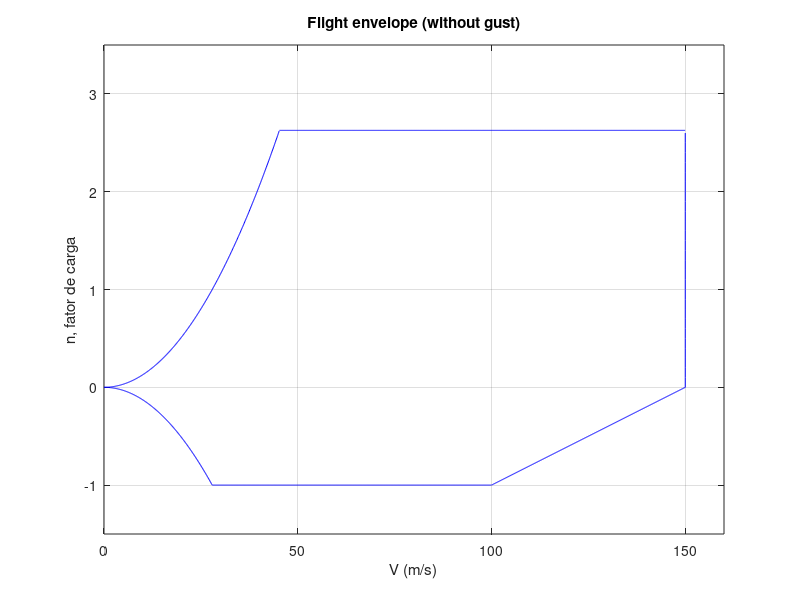
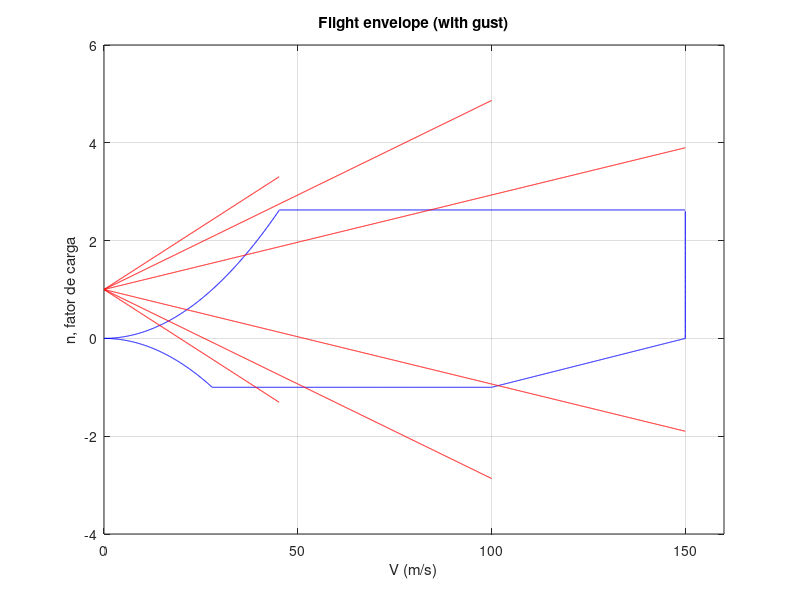

Here is the MATLAB script that generated these plots, in order:
Mtom = 3621.2;
Clmax = 1.7;
rho = 0.9569;
V_C = 100;
S = 56; % aproximação para tandem wing usada no json
lift_slope = 5.4557;
chord = 2;
n_max = 2.1 + (24000/(10000 + Mtom*9.81)); %
n_min = -1; %

V_A = sqrt(2*n_max*Mtom*9.81/S/rho/Clmax)
V_G = sqrt(2*abs(n_min)*Mtom*9.81/S/rho/Clmax)
V_D = 1.5*V_C

V = 0:0.1:V_A;
parab1 = 0.5*rho*S*Clmax*V.^2/Mtom/9.81;
V2 = 0:0.1:V_G;
parab2 = -0.5*rho*S*Clmax*V2.^2/Mtom/9.81;
V3 = V_A:0.1:V_D;
cte1 = 0*V3 + n_max;
V4 = V_G:0.1:V_C;
cte2 = 0*V4 + n_min;
N = 0:0.1:n_max;
VD = 0*N + V_D;
V5 = V_C:0.1:V_D;
reta = -(n_min/(V_D-V_C))*(V5-V_C) + n_min;

mass_ratio = 2*Mtom/S/rho/chord/lift_slope;
k = 0.88*mass_ratio/(5.3+mass_ratio);

Ua = k*66*0.3048;
Uc = k*50*0.3048;
Ud = k*25*0.3048;

deltan1 = 1 + 0.5*rho*Ua*V*lift_slope*S/Mtom/9.81;
deltan11 = 1 - 0.5*rho*Ua*V*lift_slope*S/Mtom/9.81;
VV = 0:0.1:V_C;
deltan2 = 1 + 0.5*rho*Uc*VV*lift_slope*S/Mtom/9.81;
deltan22 = 1 - 0.5*rho*Uc*VV*lift_slope*S/Mtom/9.81;
VVV = 0:0.1:V_D;
deltan3 = 1 + 0.5*rho*Ud*VVV*lift_slope*S/Mtom/9.81;
deltan33 = 1 - 0.5*rho*Ud*VVV*lift_slope*S/Mtom/9.81;

figure()
plot(V,parab1,'blue',V2,parab2,'blue',V3,cte1,'blue',V4,cte2,'blue',VD,N,'blue',V5,reta,'blue')
grid
xlim([0 160])
xlabel('V (m/s)')
ylim([-1.5 3.5])
ylabel('n, fator de carga')
title('Flight envelope (without gust)')

figure()
plot(V,parab1,'blue',V2,parab2,'blue',V3,cte1,'blue',V4,cte2,'blue',VD,N,'blue',V5,reta,'blue',V,deltan1,'red',V,deltan11,'red',VV,deltan2,'red',VV,deltan22,'red',VVV,deltan3,'red',VVV,deltan33,'red')
grid
xlim([0 160])
xlabel('V (m/s)')
ylabel('n, fator de carga')
title('Flight envelope (with gust)')
